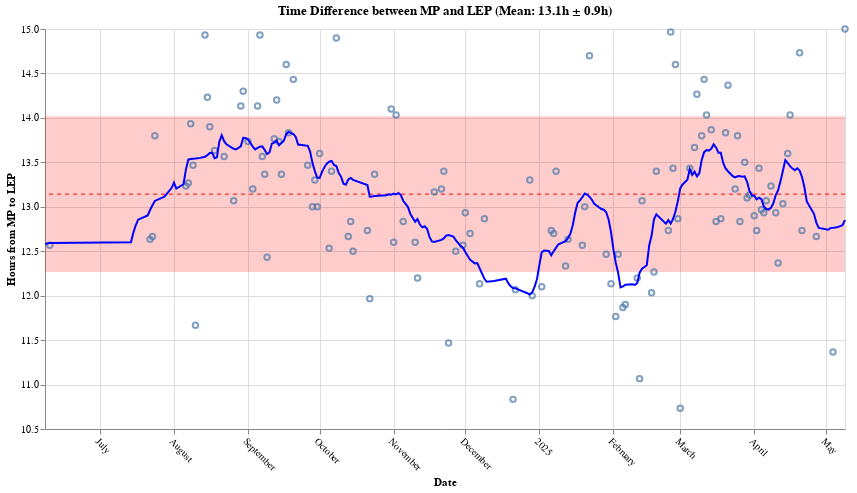

This figure's notebook cell:
### Code cell
import circadian
reload(circadian)

circadian.draw_mp_to_lep(merge_all_types())

### Figure 1 — Vega-Lite specification as saved in the notebook (floating-point values rounded to 4 significant figures; data arrays with more than 128 entries replaced by an {"elided": "..."} marker saying what was removed)
{"config": {"view": {"continuousWidth": 300, "continuousHeight": 300}}, "layer": [{"data": {"name": "data-22052460727b29f18eacd4b0dfa8ef1f"}, "mark": {"type": "rule", "color": "red", "strokeDash": [4, 4]}, "encoding": {"y": {"field": "mean", "type": "quantitative"}}}, {"data": {"name": "data-e20b66c10c580dc88b13d548754c085d"}, "mark": {"type": "rect", "color": "red", "opacity": 0.2}, "encoding": {"y": {"field": "lower", "type": "quantitative"}, "y2": {"field": "upper"}}}, {"data": {"name": "data-92deebd5da149ccc7f858fe18c18b907"}, "mark": {"type": "point"}, "encoding": {"tooltip": [{"field": "dayAndNightOf", "format": "%Y-%m-%d", "title": "Date", "type": "temporal"}, {"field": "Hours", "format": ".1f", "title": "Hours", "type": "quantitative"}, {"field": "Rolling_Avg", "format": ".1f", "title": "7-day Average", "type": "quantitative"}], "x": {"axis": {"labelAngle": 45}, "field": "dayAndNightOf", "title": "Date", "type": "temporal"}, "y": {"field": "Hours", "scale": {"zero": false}, "title": "Hours from MP to LEP", "type": "quantitative"}}}, {"data": {"name": "data-e26e76aaaa1c65dc45b56d797b467e7f"}, "mark": {"type": "line", "color": "blue", "strokeWidth": 2}, "encoding": {"x": {"field": "dayAndNightOf", "type": "temporal"}, "y": {"field": "Rolling_Avg", "type": "quantitative"}}}], "height": 400, "title": "Time Difference between MP and LEP (Mean: 13.1h ± 0.9h)", "width": 800, "$schema": "https://vega.github.io/schema/vega-lite/v5.20.1.json", "datasets": {"data-22052460727b29f18eacd4b0dfa8ef1f": [{"mean": 13.14}], "data-e20b66c10c580dc88b13d548754c085d": [{"lower": 12.27, "upper": 14.02}], "data-92deebd5da149ccc7f858fe18c18b907": [{"dayAndNightOf": "2024-06-10", "Hours": 12.57, "Hours_Interpolated": 12.57, "Rolling_Avg": 12.59}, {"dayAndNightOf": "2024-07-22", "Hours": 12.63, "Hours_Interpolated": 12.63, "Rolling_Avg": 12.96}, {"dayAndNightOf": "2024-07-23", "Hours": 12.67, "Hours_Interpolated": 12.67, "Rolling_Avg": 13.02}, {"dayAndNightOf": "2024-07-24", "Hours": 13.8, "Hours_Interpolated": 13.8, "Rolling_Avg": 13.07}, {"dayAndNightOf": "2024-08-06", "Hours": 13.23, "Hours_Interpolated": 13.23, "Rolling_Avg": 13.42}, {"dayAndNightOf": "2024-08-07", "Hours": 13.27, "Hours_Interpolated": 13.27, "Rolling_Avg": 13.53}, {"dayAndNightOf": "2024-08-08", "Hours": 13.93, "Hours_Interpolated": 13.93, "Rolling_Avg": 13.54}, {"dayAndNightOf": "2024-08-09", "Hours": 13.47, "Hours_Interpolated": 13.47, "Rolling_Avg": 13.54}, {"dayAndNightOf": "2024-08-10", "Hours": 11.67, "Hours_Interpolated": 11.67, "Rolling_Avg": 13.54}, {"dayAndNightOf": "2024-08-14", "Hours": 14.93, "Hours_Interpolated": 14.93, "Rolling_Avg": 13.56}, {"dayAndNightOf": "2024-08-15", "Hours": 14.23, "Hours_Interpolated": 14.23, "Rolling_Avg": 13.58}, {"dayAndNightOf": "2024-08-16", "Hours": 13.9, "Hours_Interpolated": 13.9, "Rolling_Avg": 13.6}, {"dayAndNightOf": "2024-08-18", "Hours": 13.63, "Hours_Interpolated": 13.63, "Rolling_Avg": 13.55}, {"dayAndNightOf": "2024-08-22", "Hours": 13.57, "Hours_Interpolated": 13.57, "Rolling_Avg": 13.74}, {"dayAndNightOf": "2024-08-26", "Hours": 13.07, "Hours_Interpolated": 13.07, "Rolling_Avg": 13.65}, {"dayAndNightOf": "2024-08-29", "Hours": 14.13, "Hours_Interpolated": 14.13, "Rolling_Avg": 13.68}, {"dayAndNightOf": "2024-08-30", "Hours": 14.3, "Hours_Interpolated": 14.3, "Rolling_Avg": 13.78}, {"dayAndNightOf": "2024-09-01", "Hours": 13.73, "Hours_Interpolated": 13.73, "Rolling_Avg": 13.76}, {"dayAndNightOf": "2024-09-03", "Hours": 13.2, "Hours_Interpolated": 13.2, "Rolling_Avg": 13.68}, {"dayAndNightOf": "2024-09-05", "Hours": 14.13, "Hours_Interpolated": 14.13, "Rolling_Avg": 13.66}, {"dayAndNightOf": "2024-09-06", "Hours": 14.93, "Hours_Interpolated": 14.93, "Rolling_Avg": 13.67}, {"dayAndNightOf": "2024-09-07", "Hours": 13.57, "Hours_Interpolated": 13.57, "Rolling_Avg": 13.68}, {"dayAndNightOf": "2024-09-08", "Hours": 13.37, "Hours_Interpolated": 13.37, "Rolling_Avg": 13.64}, {"dayAndNightOf": "2024-09-09", "Hours": 12.43, "Hours_Interpolated": 12.43, "Rolling_Avg": 13.59}, {"dayAndNightOf": "2024-09-12", "Hours": 13.77, "Hours_Interpolated": 13.77, "Rolling_Avg": 13.72}, {"dayAndNightOf": "2024-09-13", "Hours": 14.2, "Hours_Interpolated": 14.2, "Rolling_Avg": 13.74}, {"dayAndNightOf": "2024-09-14", "Hours": 13.73, "Hours_Interpolated": 13.73, "Rolling_Avg": 13.69}, {"dayAndNightOf": "2024-09-15", "Hours": 13.37, "Hours_Interpolated": 13.37, "Rolling_Avg": 13.72}, {"dayAndNightOf": "2024-09-17", "Hours": 14.6, "Hours_Interpolated": 14.6, "Rolling_Avg": 13.82}, {"dayAndNightOf": "2024-09-18", "Hours": 13.83, "Hours_Interpolated": 13.83, "Rolling_Avg": 13.84}, {"dayAndNightOf": "2024-09-20", "Hours": 14.43, "Hours_Interpolated": 14.43, "Rolling_Avg": 13.82}, {"dayAndNightOf": "2024-09-26", "Hours": 13.47, "Hours_Interpolated": 13.47, "Rolling_Avg": 13.69}, {"dayAndNightOf": "2024-09-28", "Hours": 13.0, "Hours_Interpolated": 13.0, "Rolling_Avg": 13.49}, {"dayAndNightOf": "2024-09-29", "Hours": 13.3, "Hours_Interpolated": 13.3, "Rolling_Avg": 13.4}, {"dayAndNightOf": "2024-09-30", "Hours": 13.0, "Hours_Interpolated": 13.0, "Rolling_Avg": 13.33}, {"dayAndNightOf": "2024-10-01", "Hours": 13.6, "Hours_Interpolated": 13.6, "Rolling_Avg": 13.32}, {"dayAndNightOf": "2024-10-05", "Hours": 12.53, "Hours_Interpolated": 12.53, "Rolling_Avg": 13.51}, {"dayAndNightOf": "2024-10-06", "Hours": 13.4, "Hours_Interpolated": 13.4, "Rolling_Avg": 13.52}, {"dayAndNightOf": "2024-10-08", "Hours": 14.9, "Hours_Interpolated": 14.9, "Rolling_Avg": 13.46}, {"dayAndNightOf": "2024-10-13", "Hours": 12.67, "Hours_Interpolated": 12.67, "Rolling_Avg": 13.31}, {"dayAndNightOf": "2024-10-14", "Hours": 12.83, "Hours_Interpolated": 12.83, "Rolling_Avg": 13.32}, {"dayAndNightOf": "2024-10-15", "Hours": 12.5, "Hours_Interpolated": 12.5, "Rolling_Avg": 13.3}, {"dayAndNightOf": "2024-10-21", "Hours": 12.73, "Hours_Interpolated": 12.73, "Rolling_Avg": 13.25}, {"dayAndNightOf": "2024-10-22", "Hours": 11.97, "Hours_Interpolated": 11.97, "Rolling_Avg": 13.11}, {"dayAndNightOf": "2024-10-24", "Hours": 13.37, "Hours_Interpolated": 13.37, "Rolling_Avg": 13.12}, {"dayAndNightOf": "2024-10-31", "Hours": 14.1, "Hours_Interpolated": 14.1, "Rolling_Avg": 13.13}, {"dayAndNightOf": "2024-11-01", "Hours": 12.6, "Hours_Interpolated": 12.6, "Rolling_Avg": 13.15}, {"dayAndNightOf": "2024-11-02", "Hours": 14.03, "Hours_Interpolated": 14.03, "Rolling_Avg": 13.14}, {"dayAndNightOf": "2024-11-05", "Hours": 12.83, "Hours_Interpolated": 12.83, "Rolling_Avg": 13.07}, {"dayAndNightOf": "2024-11-10", "Hours": 12.6, "Hours_Interpolated": 12.6, "Rolling_Avg": 12.83}, {"dayAndNightOf": "2024-11-11", "Hours": 12.2, "Hours_Interpolated": 12.2, "Rolling_Avg": 12.86}, {"dayAndNightOf": "2024-11-18", "Hours": 13.17, "Hours_Interpolated": 13.17, "Rolling_Avg": 12.6}, {"dayAndNightOf": "2024-11-21", "Hours": 13.2, "Hours_Interpolated": 13.2, "Rolling_Avg": 12.63}, {"dayAndNightOf": "2024-11-22", "Hours": 13.4, "Hours_Interpolated": 13.4, "Rolling_Avg": 12.64}, {"dayAndNightOf": "2024-11-24", "Hours": 11.47, "Hours_Interpolated": 11.47, "Rolling_Avg": 12.68}, {"dayAndNightOf": "2024-11-27", "Hours": 12.5, "Hours_Interpolated": 12.5, "Rolling_Avg": 12.62}, {"dayAndNightOf": "2024-11-30", "Hours": 12.57, "Hours_Interpolated": 12.57, "Rolling_Avg": 12.54}, {"dayAndNightOf": "2024-12-01", "Hours": 12.93, "Hours_Interpolated": 12.93, "Rolling_Avg": 12.49}, {"dayAndNightOf": "2024-12-03", "Hours": 12.7, "Hours_Interpolated": 12.7, "Rolling_Avg": 12.4}, {"dayAndNightOf": "2024-12-07", "Hours": 12.13, "Hours_Interpolated": 12.13, "Rolling_Avg": 12.31}, {"dayAndNightOf": "2024-12-09", "Hours": 12.87, "Hours_Interpolated": 12.87, "Rolling_Avg": 12.19}, {"dayAndNightOf": "2024-12-21", "Hours": 10.83, "Hours_Interpolated": 10.83, "Rolling_Avg": 12.09}, {"dayAndNightOf": "2024-12-22", "Hours": 12.07, "Hours_Interpolated": 12.07, "Rolling_Avg": 12.08}, {"dayAndNightOf": "2024-12-28", "Hours": 13.3, "Hours_Interpolated": 13.3, "Rolling_Avg": 12.01}, {"dayAndNightOf": "2024-12-29", "Hours": 12.0, "Hours_Interpolated": 12.0, "Rolling_Avg": 12.04}, {"dayAndNightOf": "2025-01-02", "Hours": 12.1, "Hours_Interpolated": 12.1, "Rolling_Avg": 12.49}, {"dayAndNightOf": "2025-01-06", "Hours": 12.73, "Hours_Interpolated": 12.73, "Rolling_Avg": 12.46}, {"dayAndNightOf": "2025-01-07", "Hours": 12.7, "Hours_Interpolated": 12.7, "Rolling_Avg": 12.5}, {"dayAndNightOf": "2025-01-08", "Hours": 13.4, "Hours_Interpolated": 13.4, "Rolling_Avg": 12.54}, {"dayAndNightOf": "2025-01-12", "Hours": 12.33, "Hours_Interpolated": 12.33, "Rolling_Avg": 12.61}, {"dayAndNightOf": "2025-01-13", "Hours": 12.63, "Hours_Interpolated": 12.63, "Rolling_Avg": 12.65}, {"dayAndNightOf": "2025-01-19", "Hours": 12.57, "Hours_Interpolated": 12.57, "Rolling_Avg": 13.11}, {"dayAndNightOf": "2025-01-20", "Hours": 13.0, "Hours_Interpolated": 13.0, "Rolling_Avg": 13.15}, {"dayAndNightOf": "2025-01-22", "Hours": 14.7, "Hours_Interpolated": 14.7, "Rolling_Avg": 13.11}, {"dayAndNightOf": "2025-01-29", "Hours": 12.47, "Hours_Interpolated": 12.47, "Rolling_Avg": 12.94}, {"dayAndNightOf": "2025-01-31", "Hours": 12.13, "Hours_Interpolated": 12.13, "Rolling_Avg": 12.72}, {"dayAndNightOf": "2025-02-02", "Hours": 11.77, "Hours_Interpolated": 11.77, "Rolling_Avg": 12.37}, {"dayAndNightOf": "2025-02-03", "Hours": 12.47, "Hours_Interpolated": 12.47, "Rolling_Avg": 12.26}, {"dayAndNightOf": "2025-02-05", "Hours": 11.87, "Hours_Interpolated": 11.87, "Rolling_Avg": 12.1}, {"dayAndNightOf": "2025-02-06", "Hours": 11.9, "Hours_Interpolated": 11.9, "Rolling_Avg": 12.12}, {"dayAndNightOf": "2025-02-11", "Hours": 12.2, "Hours_Interpolated": 12.2, "Rolling_Avg": 12.14}, {"dayAndNightOf": "2025-02-12", "Hours": 11.07, "Hours_Interpolated": 11.07, "Rolling_Avg": 12.26}, {"dayAndNightOf": "2025-02-13", "Hours": 13.07, "Hours_Interpolated": 13.07, "Rolling_Avg": 12.3}, {"dayAndNightOf": "2025-02-17", "Hours": 12.03, "Hours_Interpolated": 12.03, "Rolling_Avg": 12.67}, {"dayAndNightOf": "2025-02-18", "Hours": 12.27, "Hours_Interpolated": 12.27, "Rolling_Avg": 12.86}, {"dayAndNightOf": "2025-02-19", "Hours": 13.4, "Hours_Interpolated": 13.4, "Rolling_Avg": 12.91}, {"dayAndNightOf": "2025-02-24", "Hours": 12.73, "Hours_Interpolated": 12.73, "Rolling_Avg": 12.85}, {"dayAndNightOf": "2025-02-25", "Hours": 14.97, "Hours_Interpolated": 14.97, "Rolling_Avg": 12.81}, {"dayAndNightOf": "2025-02-26", "Hours": 13.43, "Hours_Interpolated": 13.43, "Rolling_Avg": 12.86}, {"dayAndNightOf": "2025-02-27", "Hours": 14.6, "Hours_Interpolated": 14.6, "Rolling_Avg": 12.95}, {"dayAndNightOf": "2025-02-28", "Hours": 12.87, "Hours_Interpolated": 12.87, "Rolling_Avg": 13.06}, {"dayAndNightOf": "2025-03-01", "Hours": 10.73, "Hours_Interpolated": 10.73, "Rolling_Avg": 13.21}, {"dayAndNightOf": "2025-03-05", "Hours": 13.43, "Hours_Interpolated": 13.43, "Rolling_Avg": 13.42}, {"dayAndNightOf": "2025-03-07", "Hours": 13.67, "Hours_Interpolated": 13.67, "Rolling_Avg": 13.4}, {"dayAndNightOf": "2025-03-08", "Hours": 14.27, "Hours_Interpolated": 14.27, "Rolling_Avg": 13.34}, {"dayAndNightOf": "2025-03-10", "Hours": 13.8, "Hours_Interpolated": 13.8, "Rolling_Avg": 13.53}, {"dayAndNightOf": "2025-03-11", "Hours": 14.43, "Hours_Interpolated": 14.43, "Rolling_Avg": 13.61}, {"dayAndNightOf": "2025-03-12", "Hours": 14.03, "Hours_Interpolated": 14.03, "Rolling_Avg": 13.64}, {"dayAndNightOf": "2025-03-14", "Hours": 13.87, "Hours_Interpolated": 13.87, "Rolling_Avg": 13.65}, {"dayAndNightOf": "2025-03-16", "Hours": 12.83, "Hours_Interpolated": 12.83, "Rolling_Avg": 13.67}, {"dayAndNightOf": "2025-03-18", "Hours": 12.87, "Hours_Interpolated": 12.87, "Rolling_Avg": 13.61}, {"dayAndNightOf": "2025-03-20", "Hours": 13.83, "Hours_Interpolated": 13.83, "Rolling_Avg": 13.43}, {"dayAndNightOf": "2025-03-21", "Hours": 14.37, "Hours_Interpolated": 14.37, "Rolling_Avg": 13.4}, {"dayAndNightOf": "2025-03-24", "Hours": 13.2, "Hours_Interpolated": 13.2, "Rolling_Avg": 13.33}, {"dayAndNightOf": "2025-03-25", "Hours": 13.8, "Hours_Interpolated": 13.8, "Rolling_Avg": 13.34}, {"dayAndNightOf": "2025-03-26", "Hours": 12.83, "Hours_Interpolated": 12.83, "Rolling_Avg": 13.35}, {"dayAndNightOf": "2025-03-28", "Hours": 13.5, "Hours_Interpolated": 13.5, "Rolling_Avg": 13.34}, {"dayAndNightOf": "2025-03-29", "Hours": 13.1, "Hours_Interpolated": 13.1, "Rolling_Avg": 13.28}, {"dayAndNightOf": "2025-03-30", "Hours": 13.13, "Hours_Interpolated": 13.13, "Rolling_Avg": 13.18}, {"dayAndNightOf": "2025-04-01", "Hours": 12.9, "Hours_Interpolated": 12.9, "Rolling_Avg": 13.12}, {"dayAndNightOf": "2025-04-02", "Hours": 12.73, "Hours_Interpolated": 12.73, "Rolling_Avg": 13.08}, {"dayAndNightOf": "2025-04-03", "Hours": 13.43, "Hours_Interpolated": 13.43, "Rolling_Avg": 13.1}, {"dayAndNightOf": "2025-04-04", "Hours": 12.97, "Hours_Interpolated": 12.97, "Rolling_Avg": 13.08}, {"dayAndNightOf": "2025-04-05", "Hours": 12.93, "Hours_Interpolated": 12.93, "Rolling_Avg": 13.0}, {"dayAndNightOf": "2025-04-06", "Hours": 13.07, "Hours_Interpolated": 13.07, "Rolling_Avg": 12.97}, {"dayAndNightOf": "2025-04-08", "Hours": 13.23, "Hours_Interpolated": 13.23, "Rolling_Avg": 12.99}, {"dayAndNightOf": "2025-04-10", "Hours": 12.93, "Hours_Interpolated": 12.93, "Rolling_Avg": 13.13}, {"dayAndNightOf": "2025-04-11", "Hours": 12.37, "Hours_Interpolated": 12.37, "Rolling_Avg": 13.19}, {"dayAndNightOf": "2025-04-13", "Hours": 13.03, "Hours_Interpolated": 13.03, "Rolling_Avg": 13.4}, {"dayAndNightOf": "2025-04-15", "Hours": 13.6, "Hours_Interpolated": 13.6, "Rolling_Avg": 13.49}, {"dayAndNightOf": "2025-04-16", "Hours": 14.03, "Hours_Interpolated": 14.03, "Rolling_Avg": 13.46}, {"dayAndNightOf": "2025-04-20", "Hours": 14.73, "Hours_Interpolated": 14.73, "Rolling_Avg": 13.41}, {"dayAndNightOf": "2025-04-21", "Hours": 12.73, "Hours_Interpolated": 12.73, "Rolling_Avg": 13.34}, {"dayAndNightOf": "2025-04-27", "Hours": 12.67, "Hours_Interpolated": 12.67, "Rolling_Avg": 12.82}, {"dayAndNightOf": "2025-05-04", "Hours": 11.37, "Hours_Interpolated": 11.37, "Rolling_Avg": 12.76}, {"dayAndNightOf": "2025-05-09", "Hours": 15.0, "Hours_Interpolated": 15.0, "Rolling_Avg": 12.85}], "data-e26e76aaaa1c65dc45b56d797b467e7f": {"elided": "238 records"}}}
